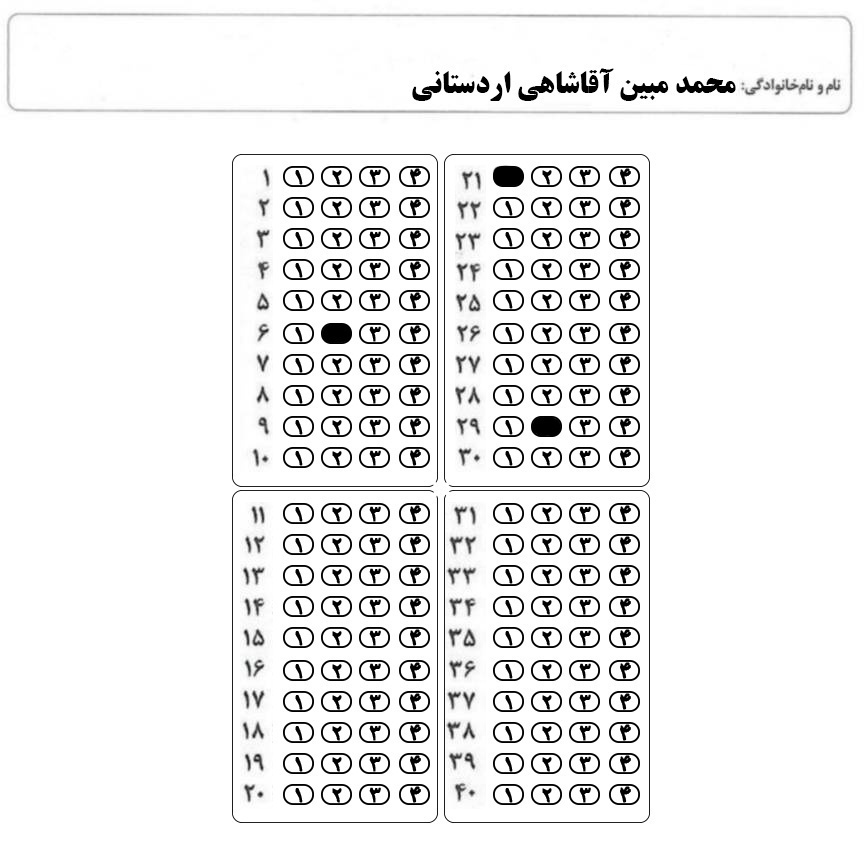
#> input picture images/new.jpg, 866 x 866 px, found by its file name
$ python main.py
#> lines starting #> are read from the running program, lines starting #| are printed output that depends on the picture; after the words box and inside, x2 and y2 are one past the last pixel; in counts of white or black regions, pixels touching at a corner belong together
import cv2

def whichGozineh(x):
    print(f"x={x}")
    #ناحیه اول و دوم
    if x >= 270 and x <= 400:
        if x > 270 and x <= 319:
            print(x)
            return 1
        elif x >= 320 and x <= 354:
            return 2
        elif x >= 355 and x <= 388:
            return 3
        elif x > 388 and x <= 421:
            return 4
        # ناحیه اول و دوم
    elif x >= 485 and x <= 620:
        if x > 485 and x <= 510:
            return 1
        elif x >= 525 and x <= 540:
            return 2
        elif x >= 560 and x <= 576:
            return 3
        elif x > 598 and x <= 615:
            return 4
def whichQuastion(y,x):
    #print(f"x={x} y={y}")
    #ناحیه اول
    if y > 0 and y < 290 and x >= 270 and x <= 400:
        if y>0 and y<9:
            return 0
        elif y > 35 and y < 42:
            return 1
        elif y > 65 and y < 78:
            return 2
        elif y > 94 and y < 114:
            return 3
        elif y > 125 and y < 131:
            return 4
        elif y > 158 and y < 165:
            return 5
        elif y > 192 and y < 200:
            return 6
        elif y > 220 and y < 230:
            return 7
        elif y > 250 and y < 260:
            return 8
        elif y > 280 and y < 290:
            return 9
    #ناحیه دوم
    elif y > 340 and y < 640 and x >= 270 and x <= 400:
        if y>339 and y<353:
            return 10
        elif y > 369 and y < 380:
            return 11
        elif y > 400 and y < 410:
            return 12
        elif y > 430 and y < 442:
            return 13
        elif y > 460 and y < 472:
            return 14
        elif y > 493 and y < 505:
            return 15
        elif y > 522 and y < 538:
            return 16
        elif y > 554 and y < 570:
            return 17
        elif y > 585 and y < 601:
            return 18
        elif y > 618 and y < 630:
            return 19
    # ناحیه سوم
    elif y > 0 and y < 290 and  x>= 485 and x <= 620:
        if y > 0 and y < 9:
            return 20
        elif y > 35 and y < 42:
            return 21
        elif y > 65 and y < 78:
            return 22
        elif y > 94 and y < 114:
            return 23
        elif y > 125 and y < 131:
            return 24
        elif y > 158 and y < 165:
            return 25
        elif y > 192 and y < 200:
            return 26
        elif y > 220 and y < 230:
            return 27
        elif y > 250 and y < 260:
            return 28
        elif y > 280 and y < 290:
            return 29
    # ناحیه چهارم
    elif y > 340 and y < 640 and x>= 485 and x <= 620:
        if y > 339 and y < 353:
            return 30
        elif y > 369 and y < 380:
            return 31
        elif y > 400 and y < 410:
            return 32
        elif y > 430 and y < 442:
            return 33
        elif y > 460 and y < 472:
            return 34
        elif y > 493 and y < 505:
            return 35
        elif y > 522 and y < 538:
            return 36
        elif y > 554 and y < 570:
            return 37
        elif y > 585 and y < 601:
            return 38
        elif y > 618 and y < 630:
            return 39


image_path = r'D:\project\prjprogramm\python\pythonProject7\images\new.jpg'
image = cv2.imread(image_path)
#> image is the input picture: shape (866, 866, 3); mean B, G, R 238.1, 238.1, 238.1


# تبدیل تصویر به grayscale
gray = cv2.cvtColor(image, cv2.COLOR_BGR2GRAY)

# حذف بخش بالای تصویر (کادر نام و نام خانوادگی)
height, width = gray.shape
#> height = 866; width = 866
gray = gray[int(height * 0.185):, :]  # حدود 20 درصد از بالای تصویر را حذف می‌کنیم
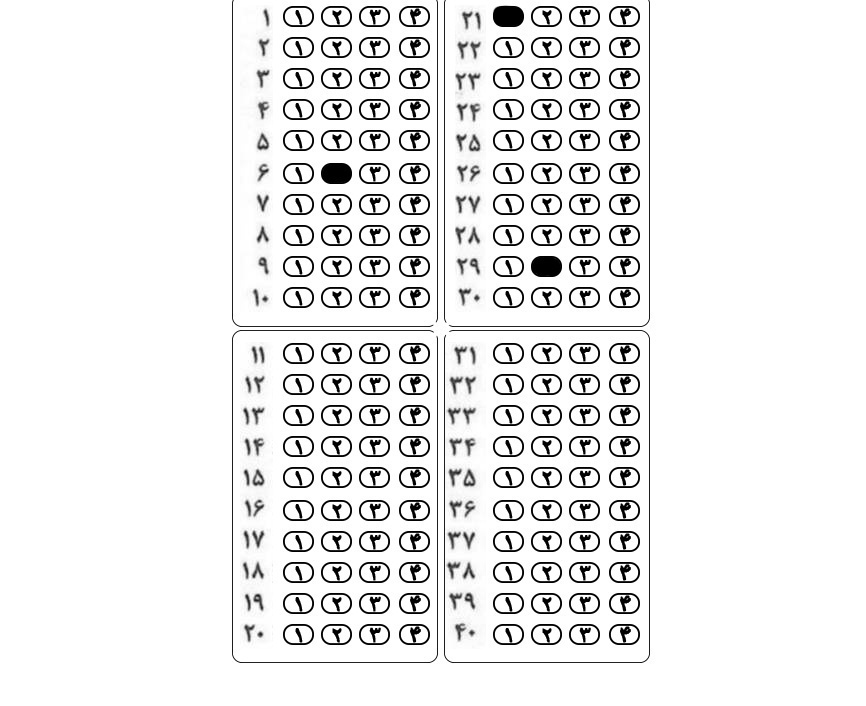
#> gray: shape (706, 866); min 0, max 255, mean 236.4

# نمایش تصویر پس از حذف بخش نام و نام خانوادگی
cv2.imwrite(r'D:\project\prjprogramm\python\pythonProject7\mnt\data\without_name.jpg', gray)

# اعمال threshold
_, thresh = cv2.threshold(gray, 235, 255, cv2.THRESH_BINARY_INV)
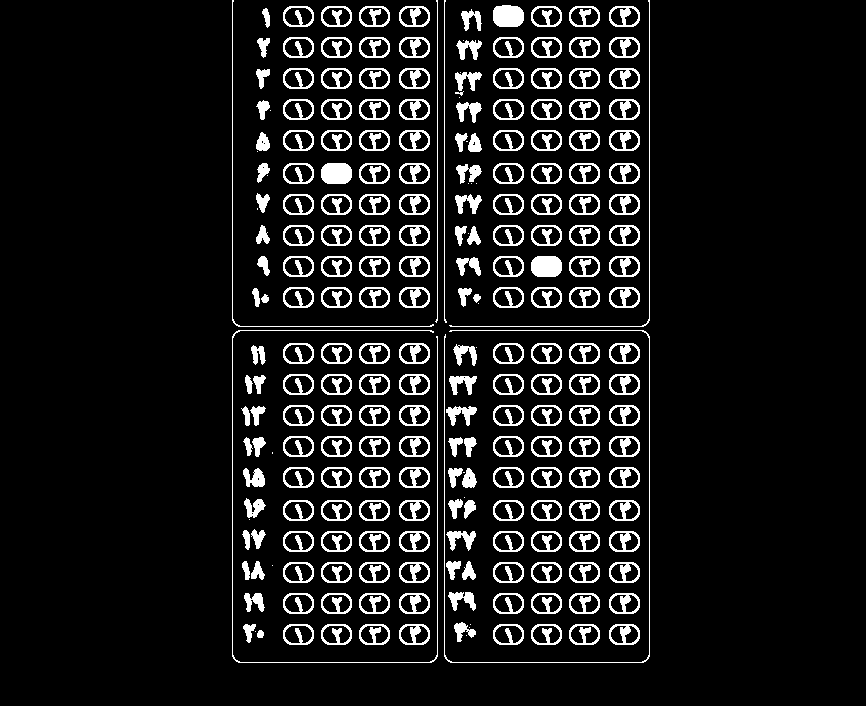
#> thresh: shape (706, 866); 9.7% white; 244 white regions (23 under 20 px)

# نمایش تصویر threshold شده
cv2.imwrite(r'D:\project\prjprogramm\python\pythonProject7\mnt\data\thresh_image.jpg', thresh)

# پیدا کردن کانتورهای مربوط به گزینه‌ها
contours, _ = cv2.findContours(thresh, cv2.RETR_EXTERNAL, cv2.CHAIN_APPROX_SIMPLE)
#> contours = 244 contours, 28 with area under 20; largest, box (x1, y1, x2, y2) and area: (493, 5, 524, 27) 560, (609, 624, 640, 645) 542, (569, 624, 600, 645) 542, (531, 624, 562, 645) 542, (493, 624, 524, 645) 542

# کپی تصویر برای نمایش کانتورهای تشخیص داده شده
contour_image = cv2.cvtColor(thresh, cv2.COLOR_GRAY2BGR)
#> contour_image: shape (706, 866, 3); 9.7% white; 244 white regions (23 under 20 px), largest, box (x1, y1, x2, y2) and area: (232, 330, 438, 663) 1083, (444, 330, 650, 663) 1082, (493, 5, 524, 27) 602

pashokhname=[0] * 40

# رسم کانتورهای تشخیص داده شده بر روی تصویر
for cnt in contours:
    area = cv2.contourArea(cnt)
    x, y, w, h = cv2.boundingRect(cnt)  # مختصات و ابعاد ناحیه
    roi = thresh[y:y + h, x:x + w]  # استخراج ناحیه از تصویر
    num_white_pixels = cv2.countNonZero(roi)
    #print(f"Number of white pixels in the region: {num_white_pixels} and area: {area}")

    if area > 520 and area < 700 and num_white_pixels > 350:
        x, y, w, h = cv2.boundingRect(cnt)
        cv2.rectangle(contour_image, (x, y), (x + w, y + h), (0, 255, 0), 2)
        # [4 lines of commented-out code are left out]
        print(f"x={x} and y={y}")
        pashokhname[int(whichQuastion(y,x))]=whichGozineh(x)
        print(f"soal: {whichQuastion(y,x)} |gozineh: {whichGozineh(x)}")
#> this loop made 244 passes
#> (area, num_white_pixels) on passes 3, 5, 6, 7, 8, 10, 11, 12, 13, 14, 15, 16: (35, 46), (542, 299), (542, 287), (542, 277), (542, 253), (542, 300), (542, 288), (542, 276), (542, 253), (107.5, 134), (173.5, 215), (542, 299)
#| x=531 and y=256
#| x=531
#| x=531
#| soal: 28 |gozineh: 2
#| x=321 and y=163
#| x=321
#| x=321
#| soal: 5 |gozineh: 2
#| x=493 and y=5
#| x=493
#> (further printed lines are left out)
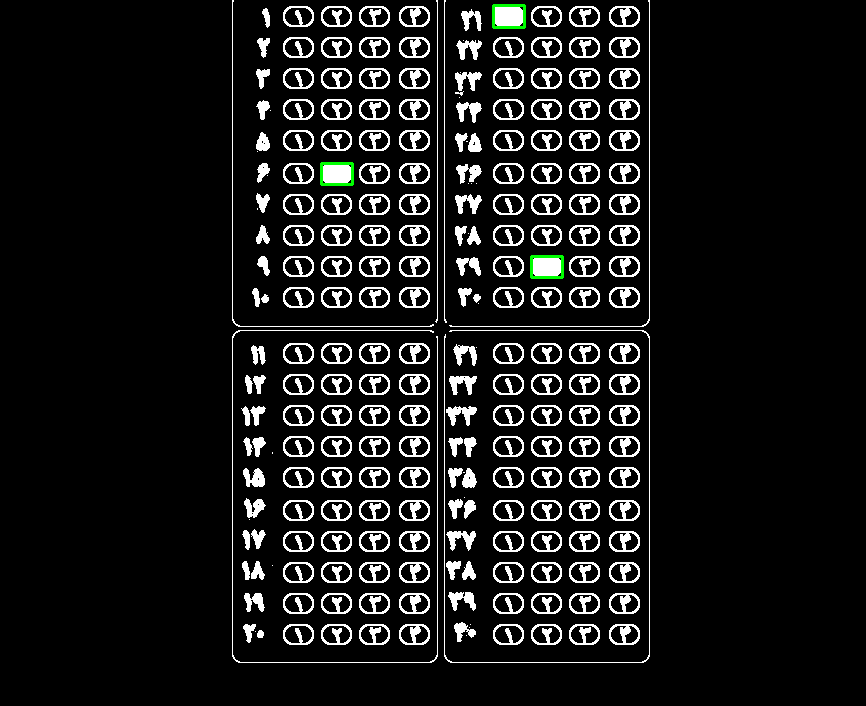
#> contour_image: shape (706, 866, 3); mean B, G, R 24.6, 24.9, 24.6
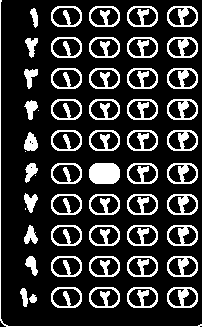
#> roi: shape (327, 202); 20.4% white; 56 white regions (4 under 20 px), largest, box (x1, y1, x2, y2) and area: (89, 163, 120, 184) 583, (0, 0, 202, 327) 538, (167, 225, 198, 246) 302
#> after the loop, pashokhname = 40 values, max 2 at index 5, min 0 at index 0, mean 0.125

# نمایش تصویر با کانتورهای رسم شده
cv2.imwrite(r'D:\project\prjprogramm\python\pythonProject7\mnt\data\contour_image.jpg', contour_image)
print(pashokhname)
#| [0, 0, 0, 0, 0, 2, 0, 0, 0, 0, 0, 0, 0, 0, 0, 0, 0, 0, 0, 0, 1, 0, 0, 0, 0, 0, 0, 0, 2, 0, 0, 0, 0, 0, 0, 0, 0, 0, 0, 0]
# لیست نهایی پاسخ‌ها
detected_answers = []


# پاسخنامه صحیح
answer_key = [1, 3, 3, 2, 3, 2, 2, 4, 3, 1,
              4, 3, 4, 1, 2, 3, 3, 4, 2, 4,
              2, 1, 2, 3, 4, 1, 2, 3, 4, 1,
              2, 3, 2, 1, 2, 3, 4, 1, 2, 3]

# محاسبه نمره
score = 0
for i, answer in enumerate(pashokhname):
    if answer == answer_key[i]:
        score += 1
#> this loop made 40 passes
#> (answer, score) on pass 6: (2, 1)
#> answer on passes 1, 2, 3, 4, 5, 7: 0, 0, 0, 0, 0, 0
#> after the loop, score = 1
print(f"Final Score: {score} / 40")
#| Final Score: 1 / 40
